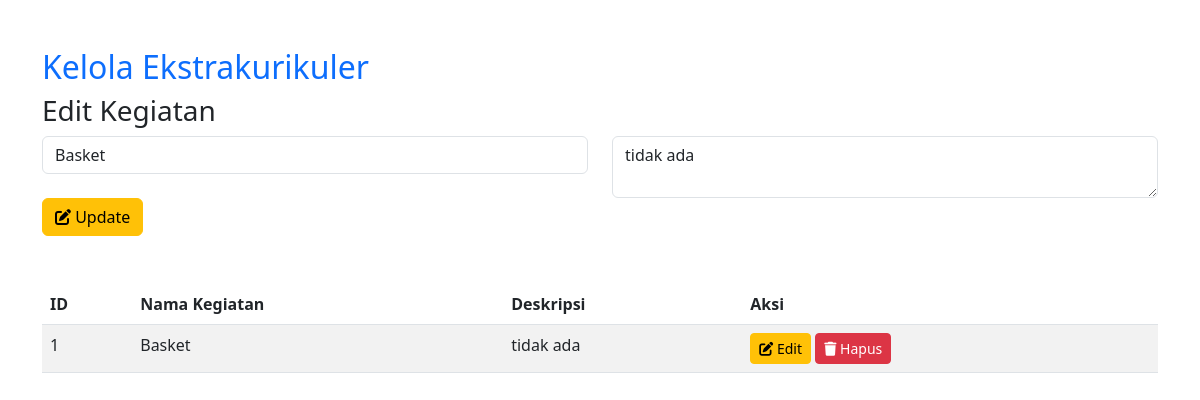
The app's page /admin/kegiatan.php?edit=1 (signed in) with its own data.
### tables this page shows
CREATE TABLE `kegiatan` (
  `id` int(11) NOT NULL,
  `nama_kegiatan` varchar(255) NOT NULL,
  `deskripsi` text DEFAULT NULL,
  `tanggal` date DEFAULT NULL,
  `tempat` varchar(255) DEFAULT NULL
);

### admin/kegiatan.php (the view, shortened to what this page needs)
<?php
include "../koneksi.php";
if (isset($_GET['edit'])) {
    $id = $_GET['edit'];
    $result = mysqli_query($conn, "SELECT * FROM kegiatan WHERE id = $id");
    $row = mysqli_fetch_assoc($result);
}
?>
<!DOCTYPE html>
<html lang="id">
<head>
    <link href="https://cdn.jsdelivr.net/npm/bootstrap@5.3.0/dist/css/bootstrap.min.css" rel="stylesheet">
    <link href="https://cdnjs.cloudflare.com/ajax/libs/font-awesome/6.0.0-beta3/css/all.min.css" rel="stylesheet">
    <link rel="stylesheet" href="../assets/css/style.css">
</head>
<body>
    <div class="container mt-5">
        <h2 class="text-primary">Kelola Ekstrakurikuler</h2>
        <?php if (isset($_GET['edit'])): ?>
            <h3>Edit Kegiatan</h3>
            <form method="POST">
                <div class="row mb-3">
                    <div class="col-md-6">
                        <input type="text" name="nama_kegiatan" class="form-control" value="<?php echo $row['nama_kegiatan']; ?>" required>
                    </div>
                    <div class="col-md-6">
                        <textarea name="deskripsi" class="form-control" required><?php echo $row['deskripsi']; ?></textarea>
                    </div>
                    <div class="col-md-2">
                        <button type="submit" name="update" class="btn btn-warning"><i class="fas fa-edit"></i> Update</button>
                    </div>
                </div>
            </form>
        <?php endif; ?>
        <table class="table table-striped mt-5">
            <thead>
                <tr>
                    <th>ID</th>
                    <th>Nama Kegiatan</th>
                    <th>Deskripsi</th>
                    <th>Aksi</th>
                </tr>
            </thead>
            <tbody>
                <?php
                $result = mysqli_query($conn, "SELECT * FROM kegiatan");
                while ($row = mysqli_fetch_assoc($result)) {
                    echo "<tr>
                        <td>{$row['id']}</td>
                        <td>{$row['nama_kegiatan']}</td>
                        <td>{$row['deskripsi']}</td>
                        <td>
                            <a href='?edit={$row['id']}' class='btn btn-warning btn-sm'><i class='fas fa-edit'></i> Edit</a>
                            <a href='?hapus={$row['id']}' class='btn btn-danger btn-sm'><i class='fas fa-trash'></i> Hapus</a>
                        </td>
                    </tr>";
                }
                ?>
            </tbody>
        </table>
    </div>
</body>
</html>

### records on screen
kegiatan: nama_kegiatan "Basket", deskripsi "tidak ada", id "1"
